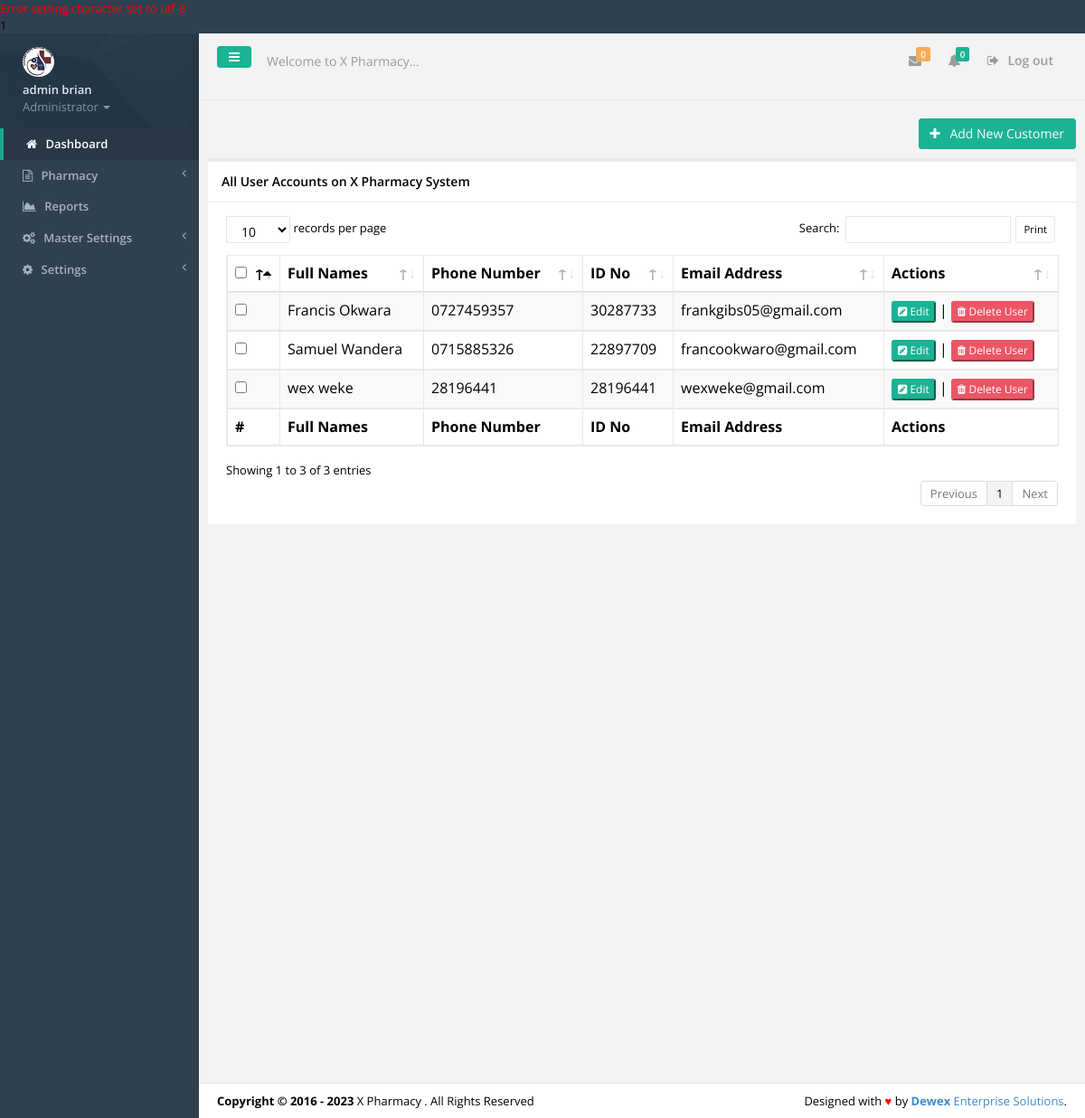
The app's page /customers.php (signed in) with its own data.
### tables this page shows
CREATE TABLE IF NOT EXISTS `tbl_users` (
  `id` int(11) NOT NULL,
  `f_name` varchar(30) NOT NULL,
  `s_name` varchar(30) NOT NULL,
  `id_no` varchar(30) NOT NULL,
  `email` varchar(30) NOT NULL,
  `phone` varchar(15) NOT NULL,
  `password` varchar(200) NOT NULL,
  `user_l` varchar(50) NOT NULL,
  `profile_image` varchar(45) NOT NULL,
  `active` varchar(30) NOT NULL
);

CREATE TABLE IF NOT EXISTS `tbl_settings` (
  `settings_id` int(11) NOT NULL,
  `slogan` varchar(100) NOT NULL,
  `l_status` varchar(10) NOT NULL,
  `system_name` varchar(30) NOT NULL,
  `campaigner_name` varchar(30) NOT NULL,
  `campaigner_short_name` varchar(30) NOT NULL,
  `campaign_location` varchar(30) NOT NULL,
  `seat` varchar(30) NOT NULL,
  `inst_date` varchar(15) NOT NULL,
  `photo` varchar(30) NOT NULL,
  `photo_size` varchar(10) NOT NULL,
  `photo_type` varchar(20) NOT NULL,
  `custom_reply_msg` varchar(500) NOT NULL,
  `address` varchar(50) NOT NULL,
  `phone` varchar(30) NOT NULL,
  `email` varchar(30) NOT NULL
);

CREATE TABLE IF NOT EXISTS `users` (
`id` int(11) NOT NULL,
  `f_name` varchar(30) NOT NULL,
  `s_name` varchar(30) NOT NULL,
  `id_no` varchar(30) NOT NULL,
  `email` varchar(30) NOT NULL,
  `phone` varchar(15) NOT NULL,
  `password` varchar(200) NOT NULL,
  `user_l` varchar(10) NOT NULL,
  `profile_image` varchar(45) NOT NULL
);

### includes/authenticate.php (called while the page is built, shortened)
<?php
require_once 'inc/auth.php';
$signedemail = $_SESSION['email'];
$adminDetails = mysqli_query($dbconnect,"SELECT * FROM tbl_users WHERE email='$signedemail'");
$dd = mysqli_fetch_assoc($adminDetails);
$sfname = $dd['f_name'];
$ssname = $dd['s_name'];
$user_l = $dd['user_l'];
?>

### inc/auth.php (called while the page is built, shortened)
<?php
include('config.php');
$dbhost = "localhost";
$dbuser = "root";
$dbpass = "";
$dbname = "hms_pharmacy_module";
$dbconnect = new mysqli($dbhost, $dbuser, $dbpass, $dbname);
$get_system_settings = mysqli_query($dbconnect,"SELECT * FROM tbl_settings LIMIT 1");
$smartC = mysqli_fetch_array($get_system_settings);
$smart_name = $smartC['system_name'];
?>

### customers.php (the view, shortened to what this page needs)
<?php include('includes/authenticate.php'); ?>
<!DOCTYPE html>
<html>
<head>
    <?php include('includes/meta.php');?>
    <link href="css/plugins/dataTables/dataTables.bootstrap.css" rel="stylesheet">
    <link href="css/plugins/dataTables/dataTables.responsive.css" rel="stylesheet">
    <link href="css/plugins/dataTables/dataTables.tableTools.min.css" rel="stylesheet">
</head>
<body>
    <div id="wrapper">
	<?php include('includes/sidebar.php');?>
        <div id="page-wrapper" class="gray-bg">
        <div class="row border-bottom">
			<?php include('includes/top-nav.php'); ?>
        </div>
        <div class="wrapper wrapper-content">
		<form method="POST">
			<div class="row">
				<div class="row">
				<div class="col-lg-12">
					<p class="pull-right">
						<span><a href="#"><button class="btn btn-primary" type="button"><i class="fa fa-plus"></i>&nbsp;&nbsp;<span class="bold"> Add New Customer</span></button></a></span>
					</p>
				</div>
                <div class="col-lg-12">
                <div class="ibox float-e-margins">
                    <div class="ibox-title">
                        <h5>All User Accounts on <?php echo $smart_name;?> System</h5>
                    </div>
                    <div class="ibox-content">
						<table class="table table-striped table-bordered table-hover dataTables-example" >
						<thead>
						<tr>
							<th><input type="checkBox" id="toggle" value="select" onClick="do_this()" /></th>
							<th>Full Names</th>
							<th>Phone Number</th>
							<th>ID No</th>
							<th>Email Address</th>
							<th>Actions</th>
						</tr>
						</thead>
						<tbody>
						<?php
						$getAllUsers = mysqli_query($dbconnect, "SELECT * FROM users");
						while($gau = mysqli_fetch_array($getAllUsers)){
						$u_id = $gau['id'];
						$f_name = $gau['f_name'];
						$s_name = $gau['s_name'];
						$idnum = $gau['id_no'];
						$emailad = $gau['email'];
						$phoneNo = $gau['phone'];
						$allNames = "$f_name $s_name";
						?>
							<?php echo "<td class='a-center '><input type='checkbox' value ='$u_id' class='flat' name='Farmers[]' ></td>"; ?>
							<td><?php echo $allNames; ?></td>
							<td><?php echo $phoneNo; ?></td>
							<td><?php echo $idnum; ?></td>
							<td><?php echo $emailad ?></td>
							<td><a href="#edit<?php echo $u_id;?>" data-toggle="modal" title="Edit Contact"><button class="btn-xs btn-primary"><i class="fa fa-pencil-square"></i> Edit</button></a>
								<?php include('modals/edit-user.php');?>
							|
							<a href="users.php?delete=<?php echo $u_id; ?>"><button type="button" class="btn-xs btn-danger" onclick="return confirm('Are you sure you want to delete <?php echo $allNames; ?> from your users list?')" ><i class="fa fa-trash"></i> Delete User </button></a></td>
						<?php
						}
						?>
						<tfoot>
						<tr>
							<th>#</th>
							<th>Full Names</th>
							<th>Phone Number</th>
							<th>ID No</th>
							<th>Email Address</th>
							<th>Actions</th>
						</tr>
						</tfoot>
		<?php include 'includes/footer.php'?>
</body>
</html>

### includes/sidebar.php (shortened to what this page needs)
<nav class="navbar-default navbar-static-side" role="navigation">
            <div class="sidebar-collapse">
                <ul class="nav" id="side-menu">
                    <li class="nav-header">
                        <div class="dropdown profile-element"> <span>
                            <img alt="image" class="img-circle" src="img/profile_small.jpg" />
                             </span>
                            <a data-toggle="dropdown" class="dropdown-toggle" href="#">
                            <span class="clear"> <span class="block m-t-xs"> <strong class="font-bold"><?php echo "$sfname $ssname";?></strong>
                             </span> <span class="text-muted text-xs block">Administrator <b class="caret"></b></span> </span> </a>
                        </div>
                    </li>
                    <li class="active">
                        <a href="index.php"><i class="fa fa-home"></i> <span class="nav-label">Dashboard</span></a>
                    </li>
					<?php
					if($user_l=='PHARMACY'||$user_l=='ADMINISTRATOR'){
					?>
					<li>
                        <a href="#"><i class="fa fa-file-text-o"></i> <span class="nav-label">Pharmacy </span><span class="fa arrow"></span></a>
                    </li>
					<?php
					}
					if($user_l=='ADMINISTRATOR'){
					?>
					 <li>
                        <a href="reports.php"><i class="fa fa-area-chart"></i> <span class="nav-label">Reports</a>
                    </li>
                    <li>
                        <a href="#"><i class="fa fa-cogs"></i> <span class="nav-label">Master Settings</span><span class="fa arrow"></span></a>
                    </li>
                    <li>
                        <a href="#"><i class="fa fa-gear"></i> <span class="nav-label"> Settings</span><span class="fa arrow"></span></a>
                    </li>
					<?php
					}
					?>
                </ul>
            </div>
        </nav>

### includes/top-nav.php (shortened to what this page needs)
<nav class="navbar navbar-static-top" role="navigation" style="margin-bottom: 0">
        <div class="navbar-header">
            <a class="navbar-minimalize minimalize-styl-2 btn btn-primary " href="#"><i class="fa fa-bars"></i> </a>
            <form role="search" class="navbar-form-custom" method="post" action="search_results.html">
                <div class="form-group">
                    <input type="text" placeholder="Welcome to <?php echo $smart_name; ?>..." class="form-control" name="top-search" id="top-search">
                </div>
            </form>
        </div>
            <ul class="nav navbar-top-links navbar-right">
                <li>
                    <a class="count-info" tooltip="Unread" href="#">
                        <i class="fa fa-envelope"></i>  <span class="label label-warning">0</span>
                    </a>
                </li>
                <li>
                    <a class="count-info" data-toggle="dropdowhn" tooltip="Marked Important" href="#">
                        <i class="fa fa-bell"></i>  <span class="label label-primary">0</span>
                    </a>
                 </li>
				<li>
                    <a href="logout.php?logout">
                        <i class="fa fa-sign-out"></i> Log out
                    </a>
                </li>
            </ul>
	</nav>

### includes/footer.php
<div class="footer">
    <div class="pull-right">
        Designed with <span style="color:red">&hearts;</span> by <a href="mailto: isaacwex@gmail.com tel:0729522550" target="_blank" title="We're Dewex Enterprise Solutions" target="_blank" rel="dofollow"><strong>Dewex</strong> Enterprise Solutions</a>.
    </div>
    <div>
        <strong>Copyright &copy; 2016 - <?php echo date('Y'); ?></strong> <?php echo $smart_name; ?> . All Rights Reserved
    </div>
</div>

### records on screen
tbl_users: f_name "admin", s_name "brian"
tbl_settings: top-search "Welcome to X Pharmacy...", system_name "X Pharmacy"
users: allNames "Francis Okwara", phone "0727459357", id_no "30287733", email "frankgibs05@gmail.com"
users: allNames "Samuel Wandera", phone "0715885326", id_no "22897709", email "francookwaro@gmail.com"
users: allNames "wex weke", phone "28196441", id_no "28196441", email "wexweke@gmail.com"

### other values on screen
$dbconnect->error() "1"
